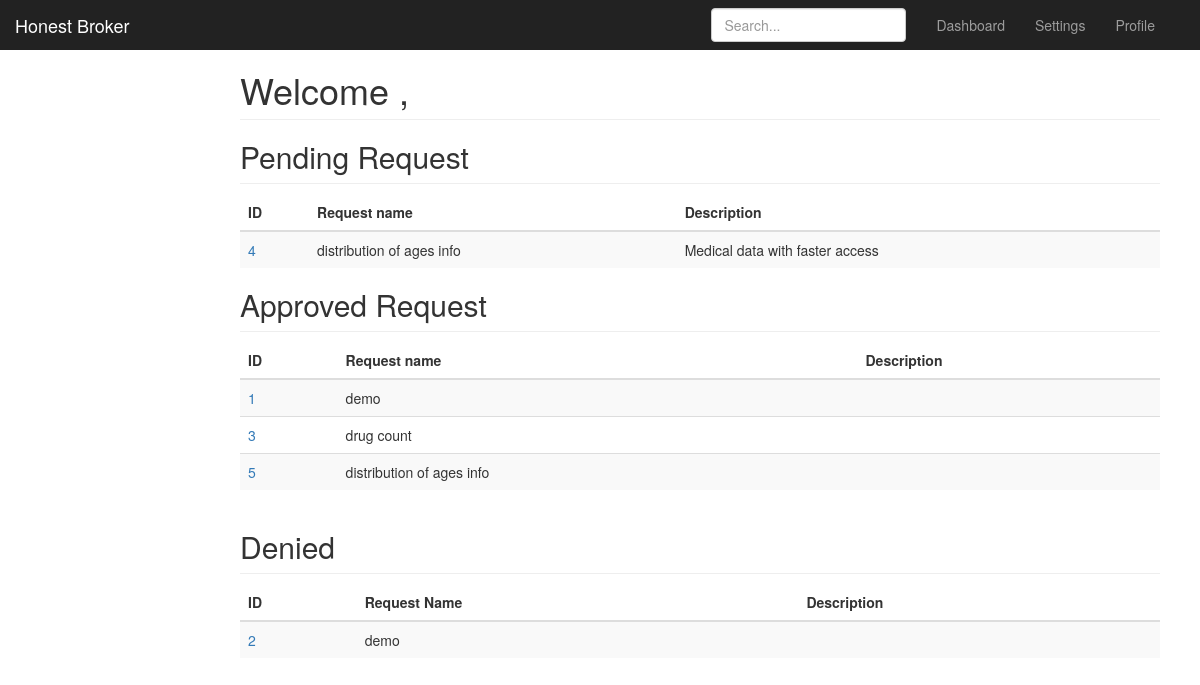
The app's page /denyreq/1 (signed in) with its own data.
### app.py (models this page shows)
class RequestForm(UserMixin, db.Model):
    requestid = db.Column(db.Integer, primary_key = True, autoincrement = True)
    requestname = db.Column(db.String(40))
    requestDescription = db.Column(db.String(40))
    use = db.Column(db.String(40))
    store = db.Column(db.String(40))
    longdata = db.Column(db.String(40))
    soondata = db.Column(db.String(40))
    typeofdata = db.Column(db.String(40))
    status = db.Column(db.String(40))
    risk_level = db.Column(db.String(40))
    ownerid= db.Column(db.Integer, db.ForeignKey('user.id'),nullable=False)
    datasetid =db.Column(db.Integer, db.ForeignKey('dataset.datasetid'), nullable=False)

### app.py (the view)
@app.route('/denyreq/<req_id>', methods = ['GET',' POST'])
@login_required
def denyreq(req_id):
    pendingreq_info = RequestForm.query.filter_by(requestid=req_id).all()
    pending_req = RequestForm.query.filter_by(status= 'pending').all()
    approvedreq_info = RequestForm.query.filter_by(status= 'approved').all()
    for i in pendingreq_info:
        i.status = 'denied'
        db.session.commit()
    denyreq_info = RequestForm.query.filter_by(status = 'denied').all()
    return render_template('dashboard_admin.html', pending_req= pending_req, approvedreq_info=approvedreq_info, denyreq_info = denyreq_info)

### app.py (called while the page is built)
@event.listens_for(Engine, "connect")
def set_sqlite_pragma(dbapi_connection, connection_record):
    cursor = dbapi_connection.cursor()
    cursor.execute("PRAGMA foreign_keys=ON")
    cursor.close()

@login_manager.user_loader
def load_user(user_id):
    return User.query.get(int(user_id))

### templates/dashboard_admin.html (shortened to what this page needs)
{% extends "bootstrap/base.html" %}
{% block styles %}
{{super()}}
<link rel="stylesheet" href="{{url_for('.static', filename='dashboard.css')}}">
{% endblock %}
{% block content %}
    <nav class="navbar navbar-inverse navbar-fixed-top">
      <div class="container-fluid">
        <div class="navbar-header">
          <a class="navbar-brand" href="#">Honest Broker</a>
        </div>
        <div id="navbar" class="navbar-collapse collapse">
          <ul class="nav navbar-nav navbar-right">
            <li><a href="#">Dashboard</a></li>
            <li><a href="#">Settings</a></li>
            <li><a href="#">Profile</a></li>
            <li><a href=" {{url_for('logout') }}"></a></li>
          </ul>
          <form class="navbar-form navbar-right">
            <input type="text" class="form-control" placeholder="Search...">
          </form>
        </div>
      </div>
    </nav>
        <div class="col-sm-9 col-sm-offset-3 col-md-10 col-md-offset-2 main">
               <h1 class="page-header">Welcome , {{name}}</h1>
          <h2 class="sub-header">Pending Request</h2>
          <div class="table-responsive">
            <table class="table table-striped">
              <thead>
                <tr>
                  <th>ID</th>
                  <th>Request name</th>
                  <th>Description</th>
                </tr>
              </thead>
              <tbody>
                <tr>
                        {% for pending_req in pending_req %}
                        <td><a href = "#"  onclick = "view('{{pending_req.requestid}}')" id = '{{pending_req.requestid}}'  method ="GET">{{pending_req.requestid}}</a></td>
                        <td id = "requestname">{{pending_req.requestname}}</td>
                        <td>{{pending_req.requestDescription}}</td>
                </tr>
		{% endfor %}
              </tbody>
            </table>
            <h2 class="sub-header">Approved Request</h2>
            <div class="table-responsive">
                <table class="table table-striped">
                    <thead>
                    <tr>
			    <th>ID</th>
			<th>Request name</th>
                        <th>Description</th>
                    </tr>
                    </thead>
                    <tbody>
                            <tr>
				  {% for approvedreq_info in approvedreq_info %}
				  <td><a href = "#"  onclick = "viewapprovedadmin('{{approvedreq_info.requestid}}')" id = '{{approvedreq_info.requestid}}'  method ="GET">{{approvedreq_info.requestid}}</a></td>
				  <td>{{approvedreq_info.requestname}}</td>
				  <td>{{approvedreq_info.requestDecription}}</td>
                            </tr>
			     {% endfor %}
                    </tbody>
                </table>
            </div>
            <h2 class="sub-header">Denied</h2>
            <div class="table-responsive">
                <table class="table table-striped">
                    <thead>
                    <tr>
                        <th>ID</th>
                        <th>Request Name</th>
                        <th>Description</th>
                    </tr>
                    </thead>
                    <tbody>
                            <tr>
                              {% for denyreq_info in denyreq_info %}
                                  <td><a href = "#"  id = '{{denyreq_info.requestid}}'  method ="GET">{{denyreq_info.requestid}}</a></td>
                                  <td>{{denyreq_info.requestname}}</td>
                                  <td>{{denyreq_info.requestDecription}}</td>
                            </tr>
                             {% endfor %}
                    </tbody>
                </table>
            </div>
      </div>
    </div>
{% endblock %}

### static/dashboard.css (style rules this page uses)
body { padding-top: 50px; }
.sub-header { padding-bottom: 10px; border-bottom: 1px solid #eee; }
.navbar-fixed-top { border: 0; }
.main { padding: 20px; }
@media (min-width: 768px) { .main { padding-right: 40px; padding-left: 40px; } }
.main .page-header { margin-top: 0; }

### records on screen
RequestForm: requestid "4", requestname "distribution of ages info", requestDescription "Medical data with faster access"
RequestForm: requestid "1", requestname "demo"
RequestForm: requestid "3", requestname "drug count"
RequestForm: requestid "5", requestname "distribution of ages info"
RequestForm: requestid "2", requestname "demo"
